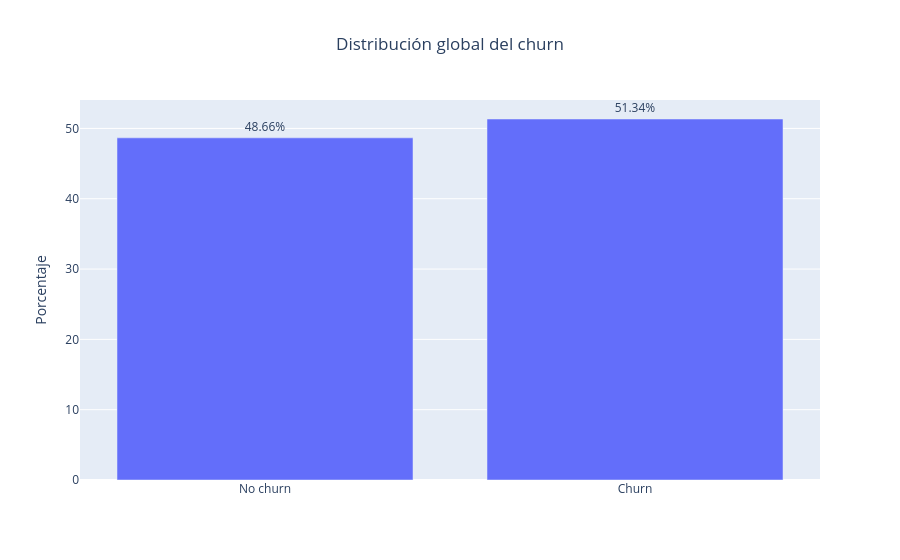

Source (notebook cell):
### Markdown cell above
## 5. Gráficos principales del EDA

Estos son los gráficos que más merecen la pena para la defensa y para reutilizar luego en Streamlit.

### Code cell
print(f"Tasa global de churn: {churn_rate(df):.2f}%")
plot_global_churn(df)

### Figure 1 — Plotly figure (JSON) as saved in the notebook; plotly's stock layout.template omitted (floating-point values rounded to 4 significant figures)
{"data": [{"hovertemplate": "Estado=%{x}<br>Porcentaje=%{text}<extra></extra>", "legendgroup": "", "marker": {"color": "#636efa", "pattern": {"shape": ""}}, "name": "", "orientation": "v", "showlegend": false, "text": [48.66, 51.34], "textposition": "outside", "texttemplate": "%{text:.2f}%", "type": "bar", "x": ["No churn", "Churn"], "xaxis": "x", "y": [48.66, 51.34], "yaxis": "y"}], "layout": {"barmode": "relative", "legend": {"tracegroupgap": 0}, "title": {"text": "Distribución global del churn", "x": 0.5}, "xaxis": {"anchor": "y", "domain": [0, 1], "title": {"text": ""}}, "yaxis": {"anchor": "x", "domain": [0, 1], "title": {"text": "Porcentaje"}}}}
